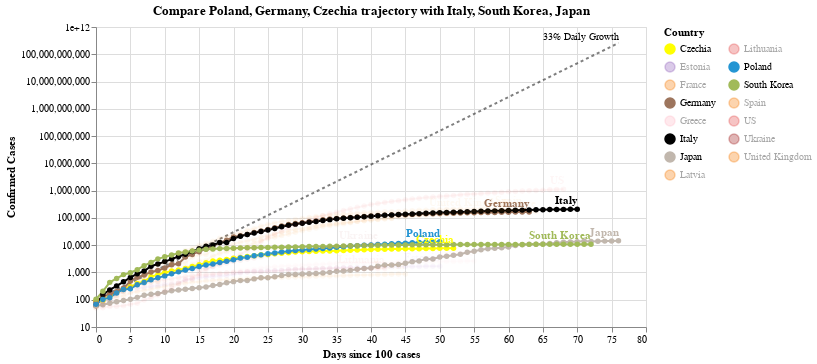

The notebook cell saved with this chart:
### Code cell
#hide_input
chart2 = make_since_chart(['Poland', 'Germany', 'Czechia'])
chart2

### Figure 1 — Vega-Lite specification as saved in the notebook (floating-point values rounded to 4 significant figures; data arrays with more than 128 entries replaced by an {"elided": "..."} marker saying what was removed)
{"config": {"view": {"continuousWidth": 400, "continuousHeight": 300}}, "layer": [{"mark": {"type": "line", "color": "black", "opacity": 0.5, "strokeDash": [3, 3]}, "encoding": {"x": {"type": "quantitative", "field": "Days since 100 cases"}, "y": {"type": "quantitative", "field": "Confirmed Cases"}}}, {"mark": {"type": "text", "align": "right", "dy": -6, "fontSize": 10, "text": "33% Daily Growth"}, "encoding": {"x": {"type": "quantitative", "field": "Days since 100 cases"}, "y": {"type": "quantitative", "field": "Confirmed Cases"}}, "transform": [{"filter": "(datum['Days since 100 cases'] >= 76)"}]}, {"data": {"name": "data-543d94af2dae7ca76e8bdfd499cc010d"}, "mark": {"type": "line", "point": true}, "encoding": {"color": {"type": "nominal", "field": "Country", "legend": {"columns": 2}, "scale": {"domain": ["Czechia", "Estonia", "France", "Germany", "Greece", "Italy", "Japan", "Latvia", "Lithuania", "Poland", "South Korea", "Spain", "US", "Ukraine", "United Kingdom"], "range": ["yellow", "#9467bd", "#F58518", "#9D755D", "pink", "black", "#C1B7AD", "#F58518", "#E45756", "#2495D3", "#A1BA59", "#F58518", "#E45756", "brown", "#F58518"]}}, "opacity": {"condition": {"value": 1, "selection": "selector002"}, "value": 0.05}, "tooltip": [{"type": "nominal", "field": "Country"}, {"type": "temporal", "field": "Date"}, {"type": "quantitative", "field": "Confirmed Cases"}, {"type": "quantitative", "field": "Days since 100 cases"}], "x": {"type": "quantitative", "field": "Days since 100 cases"}, "y": {"type": "quantitative", "field": "Confirmed Cases", "scale": {"type": "log"}}}, "selection": {"selector002": {"type": "multi", "fields": ["Country"], "bind": "legend", "init": [{"Country": "Poland"}, {"Country": "Germany"}, {"Country": "Czechia"}, {"Country": "Italy"}, {"Country": "South Korea"}, {"Country": "Japan"}]}}, "width": 550}, {"data": {"name": "data-543d94af2dae7ca76e8bdfd499cc010d"}, "mark": {"type": "text", "align": "right", "dy": -8, "fontWeight": "bold"}, "encoding": {"color": {"type": "nominal", "field": "Country", "legend": {"columns": 2}, "scale": {"domain": ["Czechia", "Estonia", "France", "Germany", "Greece", "Italy", "Japan", "Latvia", "Lithuania", "Poland", "South Korea", "Spain", "US", "Ukraine", "United Kingdom"], "range": ["yellow", "#9467bd", "#F58518", "#9D755D", "pink", "black", "#C1B7AD", "#F58518", "#E45756", "#2495D3", "#A1BA59", "#F58518", "#E45756", "brown", "#F58518"]}}, "opacity": {"condition": {"value": 1, "selection": "selector002"}, "value": 0.05}, "text": {"type": "nominal", "field": "Country"}, "tooltip": [{"type": "nominal", "field": "Country"}, {"type": "temporal", "field": "Date"}, {"type": "quantitative", "field": "Confirmed Cases"}, {"type": "quantitative", "field": "Days since 100 cases"}], "x": {"type": "quantitative", "field": "Days since 100 cases"}, "y": {"type": "quantitative", "field": "Confirmed Cases", "scale": {"type": "log"}}}, "transform": [{"filter": "(datum['Date'] >= 1588377600000)"}], "width": 550}], "data": {"name": "data-cf71325e789e1e9470dc6c95c5cacfa1"}, "title": "Compare Poland, Germany, Czechia trajectory with Italy, South Korea, Japan", "$schema": "https://vega.github.io/schema/vega-lite/v4.0.2.json", "datasets": {"data-cf71325e789e1e9470dc6c95c5cacfa1": [{"Days since 100 cases": 0, "Confirmed Cases": 100.0}, {"Days since 100 cases": 1, "Confirmed Cases": 133.0}, {"Days since 100 cases": 2, "Confirmed Cases": 176.9}, {"Days since 100 cases": 3, "Confirmed Cases": 235.3}, {"Days since 100 cases": 4, "Confirmed Cases": 312.9}, {"Days since 100 cases": 5, "Confirmed Cases": 416.2}, {"Days since 100 cases": 6, "Confirmed Cases": 553.5}, {"Days since 100 cases": 7, "Confirmed Cases": 736.1}, {"Days since 100 cases": 8, "Confirmed Cases": 979.1}, {"Days since 100 cases": 9, "Confirmed Cases": 1302.0}, {"Days since 100 cases": 10, "Confirmed Cases": 1732.0}, {"Days since 100 cases": 11, "Confirmed Cases": 2303.0}, {"Days since 100 cases": 12, "Confirmed Cases": 3064.0}, {"Days since 100 cases": 13, "Confirmed Cases": 4074.0}, {"Days since 100 cases": 14, "Confirmed Cases": 5419.0}, {"Days since 100 cases": 15, "Confirmed Cases": 7207.0}, {"Days since 100 cases": 16, "Confirmed Cases": 9586.0}, {"Days since 100 cases": 17, "Confirmed Cases": 12750.0}, {"Days since 100 cases": 18, "Confirmed Cases": 16960.0}, {"Days since 100 cases": 19, "Confirmed Cases": 22550.0}, {"Days since 100 cases": 20, "Confirmed Cases": 29990.0}, {"Days since 100 cases": 21, "Confirmed Cases": 39890.0}, {"Days since 100 cases": 22, "Confirmed Cases": 53060.0}, {"Days since 100 cases": 23, "Confirmed Cases": 70560.0}, {"Days since 100 cases": 24, "Confirmed Cases": 93850.0}, {"Days since 100 cases": 25, "Confirmed Cases": 124800.0}, {"Days since 100 cases": 26, "Confirmed Cases": 166000.0}, {"Days since 100 cases": 27, "Confirmed Cases": 220800.0}, {"Days since 100 cases": 28, "Confirmed Cases": 293700.0}, {"Days since 100 cases": 29, "Confirmed Cases": 390600.0}, {"Days since 100 cases": 30, "Confirmed Cases": 519500.0}, {"Days since 100 cases": 31, "Confirmed Cases": 690900.0}, {"Days since 100 cases": 32, "Confirmed Cases": 918900.0}, {"Days since 100 cases": 33, "Confirmed Cases": 1222000.0}, {"Days since 100 cases": 34, "Confirmed Cases": 1625000.0}, {"Days since 100 cases": 35, "Confirmed Cases": 2162000.0}, {"Days since 100 cases": 36, "Confirmed Cases": 2875000.0}, {"Days since 100 cases": 37, "Confirmed Cases": 3824000.0}, {"Days since 100 cases": 38, "Confirmed Cases": 5086000.0}, {"Days since 100 cases": 39, "Confirmed Cases": 6764000.0}, {"Days since 100 cases": 40, "Confirmed Cases": 8996000.0}, {"Days since 100 cases": 41, "Confirmed Cases": 11970000.0}, {"Days since 100 cases": 42, "Confirmed Cases": 15910000.0}, {"Days since 100 cases": 43, "Confirmed Cases": 21170000.0}, {"Days since 100 cases": 44, "Confirmed Cases": 28150000.0}, {"Days since 100 cases": 45, "Confirmed Cases": 37440000.0}, {"Days since 100 cases": 46, "Confirmed Cases": 49790000.0}, {"Days since 100 cases": 47, "Confirmed Cases": 66230000.0}, {"Days since 100 cases": 48, "Confirmed Cases": 88080000.0}, {"Days since 100 cases": 49, "Confirmed Cases": 117100000.0}, {"Days since 100 cases": 50, "Confirmed Cases": 155800000.0}, {"Days since 100 cases": 51, "Confirmed Cases": 207200000.0}, {"Days since 100 cases": 52, "Confirmed Cases": 275600000.0}, {"Days since 100 cases": 53, "Confirmed Cases": 366600000.0}, {"Days since 100 cases": 54, "Confirmed Cases": 487500000.0}, {"Days since 100 cases": 55, "Confirmed Cases": 648400000.0}, {"Days since 100 cases": 56, "Confirmed Cases": 862400000.0}, {"Days since 100 cases": 57, "Confirmed Cases": 1147000000.0}, {"Days since 100 cases": 58, "Confirmed Cases": 1525000000.0}, {"Days since 100 cases": 59, "Confirmed Cases": 2029000000.0}, {"Days since 100 cases": 60, "Confirmed Cases": 2698000000.0}, {"Days since 100 cases": 61, "Confirmed Cases": 3589000000.0}, {"Days since 100 cases": 62, "Confirmed Cases": 4773000000.0}, {"Days since 100 cases": 63, "Confirmed Cases": 6348000000.0}, {"Days since 100 cases": 64, "Confirmed Cases": 8443000000.0}, {"Days since 100 cases": 65, "Confirmed Cases": 11230000000.0}, {"Days since 100 cases": 66, "Confirmed Cases": 14940000000.0}, {"Days since 100 cases": 67, "Confirmed Cases": 19860000000.0}, {"Days since 100 cases": 68, "Confirmed Cases": 26420000000.0}, {"Days since 100 cases": 69, "Confirmed Cases": 35140000000.0}, {"Days since 100 cases": 70, "Confirmed Cases": 46730000000.0}, {"Days since 100 cases": 71, "Confirmed Cases": 62150000000.0}, {"Days since 100 cases": 72, "Confirmed Cases": 82660000000.0}, {"Days since 100 cases": 73, "Confirmed Cases": 109900000000.0}, {"Days since 100 cases": 74, "Confirmed Cases": 146200000000.0}, {"Days since 100 cases": 75, "Confirmed Cases": 194500000000.0}, {"Days since 100 cases": 76, "Confirmed Cases": 258700000000.0}], "data-543d94af2dae7ca76e8bdfd499cc010d": {"elided": "885 records"}}}
